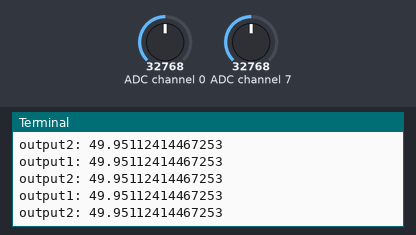
A program run on a simulated Raspberry Pi (BCM pin numbers). Shown: the last lines printed to the terminal. The inputs (shaded band) are chosen by the test bench; at power-on: ADC channel 0 = 32768, ADC channel 7 = 32768 (analog values on the 0–65535 scale).

Above: at 1.2 s.
1.3 s: ADC channel 0 set to 45874
At 1.42 s:
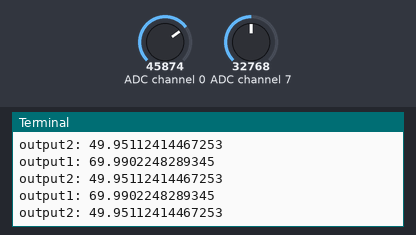
2.8 s: ADC channel 7 set to 45874
At 2.83 s:
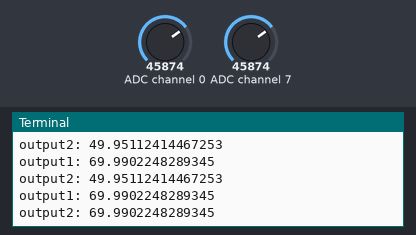
4.3 s: ADC channel 0 set to 57670
At 4.34 s:
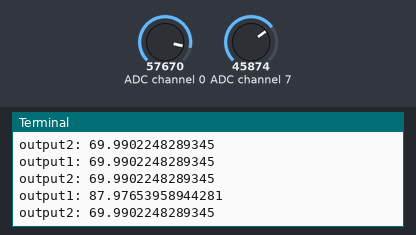
5.8 s: ADC channel 7 set to 57670
At 5.85 s:
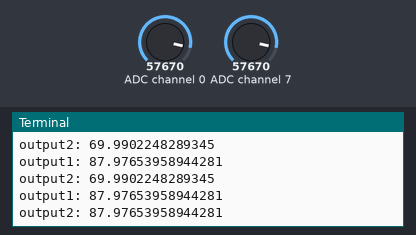
Timing chart, 0 to 8.3 s (numbered marks = the images above; inputs shaded):
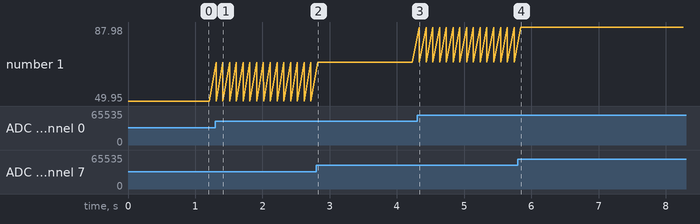

Measured:
- after the input at 1.3 s, the terminal: prints a new line at once (image 1)
- after the input at 2.8 s, the terminal: prints a new line at once (image 2)
- after the input at 4.3 s, the terminal: prints a new line at once (image 3)
- after the input at 5.8 s, the terminal: prints a new line at once (image 4)

The program:

hw1.py
```python
import spidev
from numpy import interp
from time import sleep
import RPi.GPIO as GPIO

spi = spidev.SpiDev()
spi.open(0 ,0)

GPIO.setmode(GPIO.BCM)

def analogInput(channel):
    spi.max_speed_hz = 1350000
    adc = spi.xfer2([1, (8+channel)<<4, 0])
    data = ((adc[1]&3) << 8) + adc[2]
    return data

while True:
    output1 = analogInput(0)
    output1 = interp(output1, [0, 1023], [0, 100])
    output2 = analogInput(7)
    output2 = interp(output2, [0, 1023], [0, 100])
    print("output1: {}".format(output1))
    print("output2: {}".format(output2))

    sleep(0.1)
```
